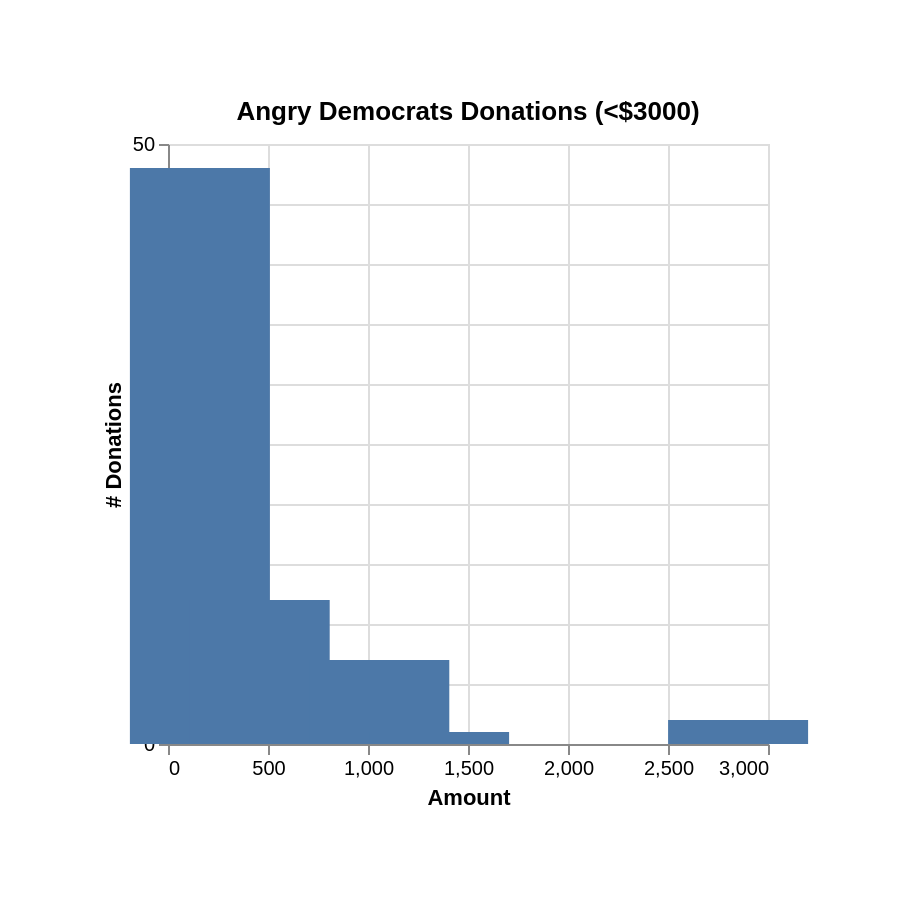

Write a Vega-Lite specification for this figure.
### Vega-Lite specification from a JSON file in a GitHub repository (floating-point values rounded to 4 significant figures)
{"config": {"view": {}, "padding": 50}, "mark": {"binSpacing": 1, "size": 70, "type": "bar"}, "data": {"values": [{"Amount": 159.5, "count": 48}, {"Amount": 458.5, "count": 12}, {"Amount": 757.5, "count": 3}, {"Amount": 1056.0, "count": 7}, {"Amount": 1356.0, "count": 1}, {"Amount": 1654.0, "count": 0}, {"Amount": 1954.0, "count": 0}, {"Amount": 2252.0, "count": 0}, {"Amount": 2552.0, "count": 0}, {"Amount": 2850.0, "count": 2}]}, "$schema": "https://vega.github.io/schema/vega-lite/v5.json", "title": "Angry Democrats Donations (<$3000)", "encoding": {"x": {"field": "Amount", "type": "quantitative"}, "y": {"field": "count", "type": "quantitative", "axis": {"title": "# Donations"}}}}
